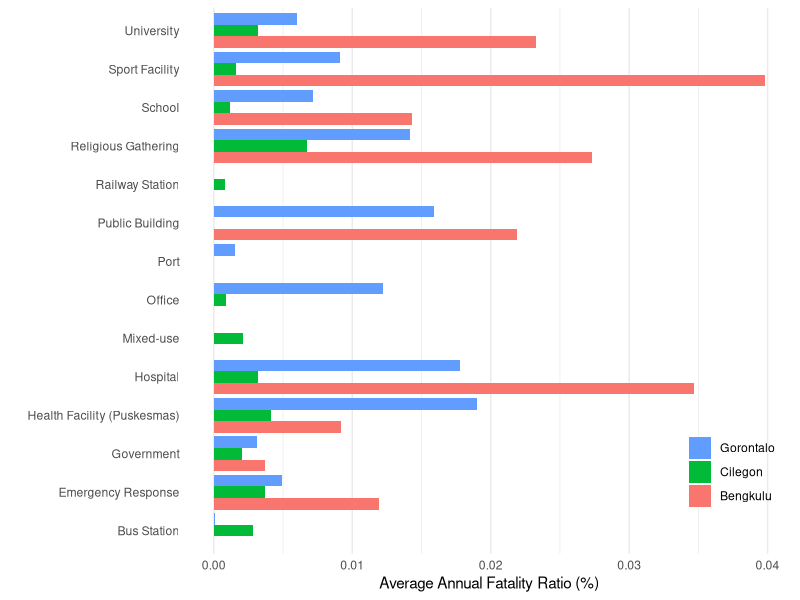
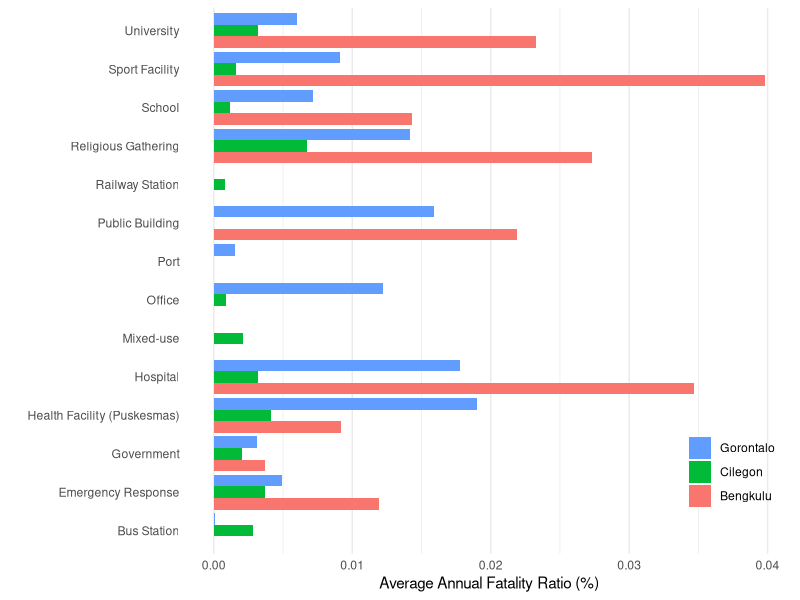

These charts were generated, in order, by the following R code:
library(tidyverse)

AAFR_All <- read_csv("AAFR per Building.csv")

AAFR_Long <- 
  AAFR_All %>%
  pivot_longer(cols = !BuildingOccupancy,
               names_to = "Region",
               values_to = "AAFR")

ggplot(data = AAFR_Long) +
  geom_col(mapping = aes(x = AAFR,
                         y = BuildingOccupancy,
                         fill = Region),
           position = "dodge") +
  xlab("Average Annual Fatality Ratio (%)") +
  ylab("")+
  theme_bw()+
  theme_minimal()+
  theme(legend.position = c(0.9,0.15), legend.direction = "vertical",
        legend.title = element_blank(),
        panel.grid.major.y = element_blank(), panel.grid.minor.y = element_blank())+
  guides(fill = guide_legend(reverse=TRUE))
  
ggsave("Figure64_AAFR per Building Occupancies_R2.pdf",
       plot = last_plot(),
       width = 7.5,
       height = 5,
       units = "in")
